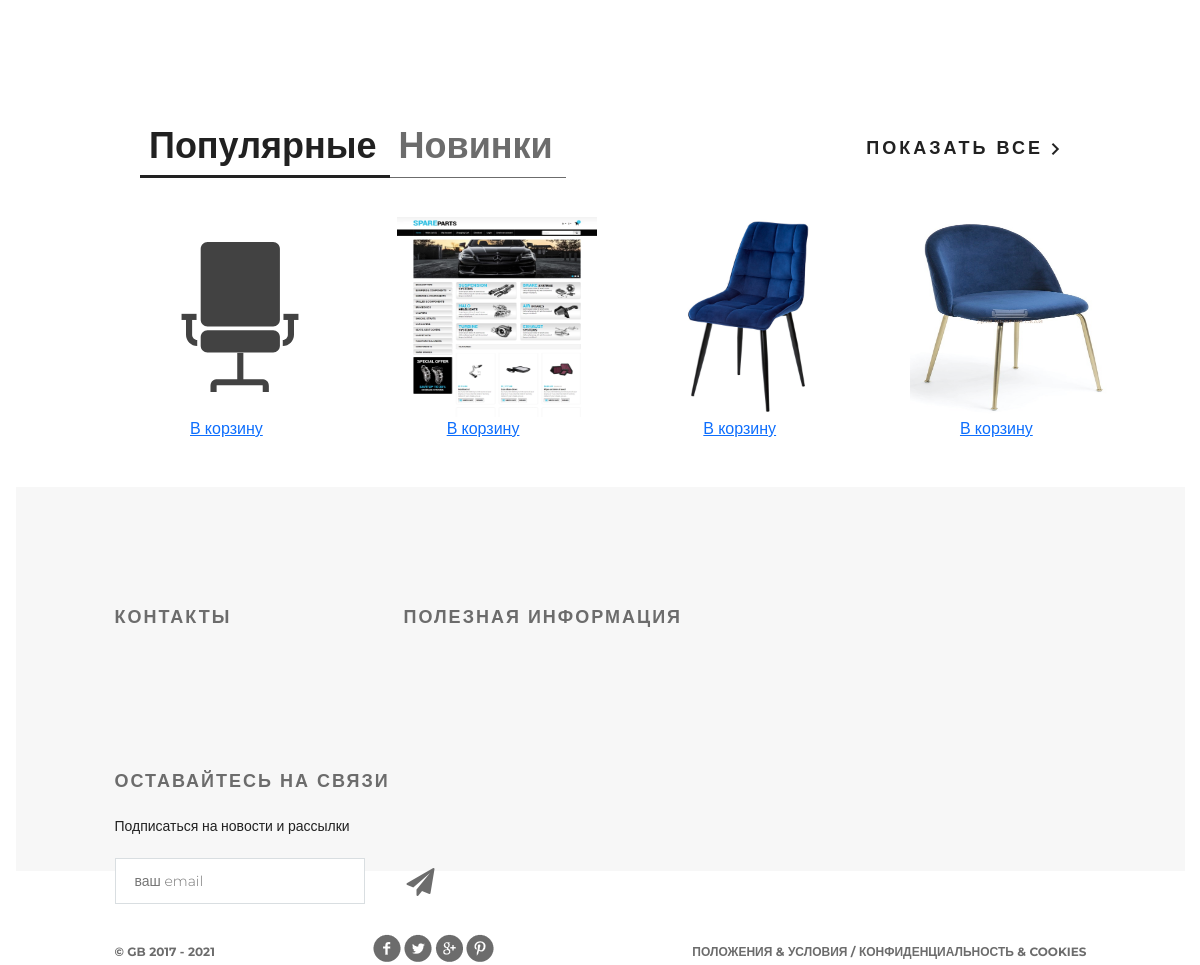
Before: / (lower part) with the older database file.
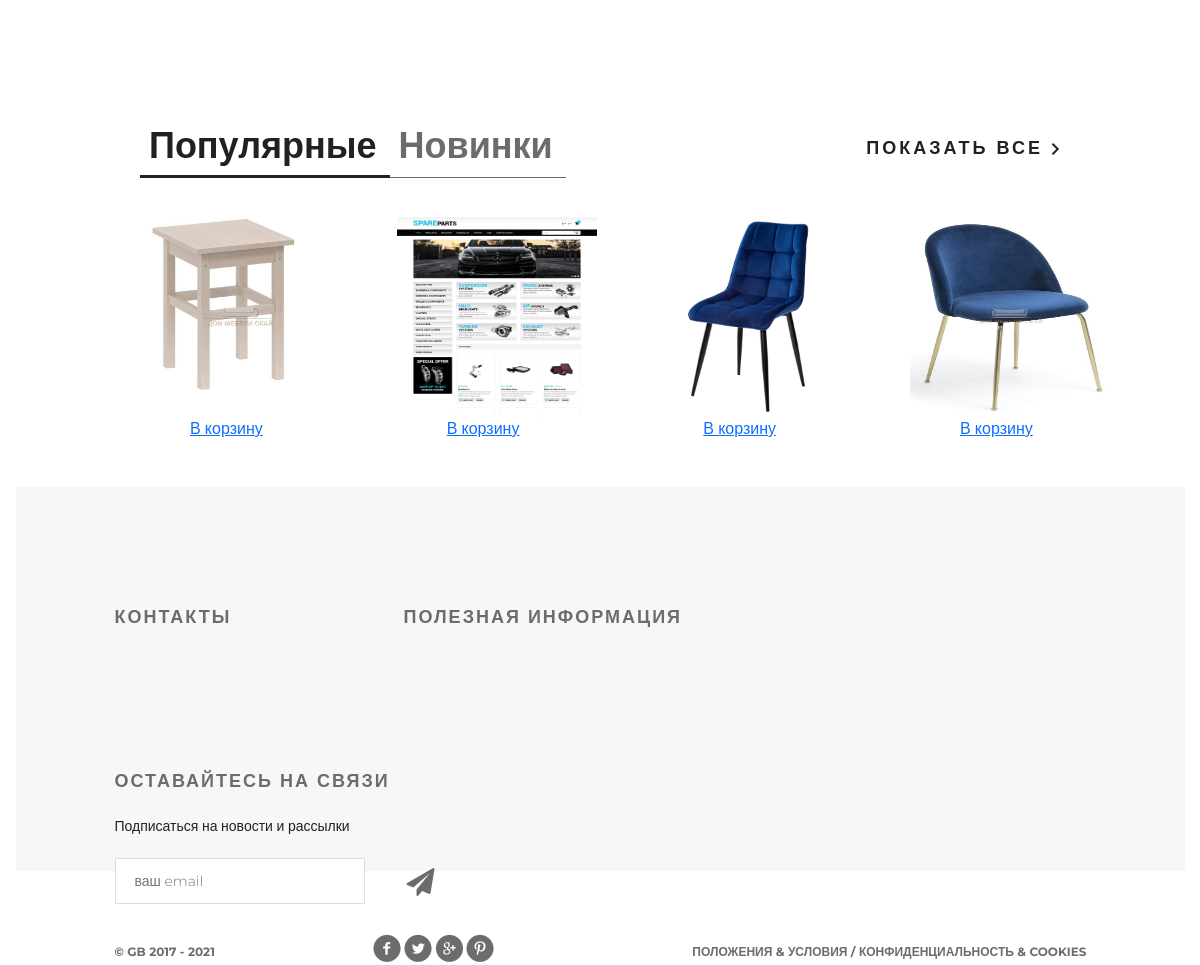
After: the same page with the newer database file.
### mainapp/models.py (models this page shows, shortened)
class Product(models.Model):
    category = models.ForeignKey(ProductCategory, on_delete=models.CASCADE, verbose_name='Категория')
    name = models.CharField(max_length=128, verbose_name='Наименование')
    image = models.ImageField(upload_to='products', blank=True, verbose_name='Изображение')
    short_desc = models.CharField(max_length=255, verbose_name='Краткое описание')
    description = models.TextField(verbose_name='Описание')
    price = models.DecimalField(decimal_places=2, max_digits=10, default=0, verbose_name='Цена')
    quantity = models.PositiveSmallIntegerField(default=0, verbose_name='Количество')
    is_active = models.BooleanField(default=True, verbose_name='Запись активна')
    updated_at = models.DateTimeField(auto_now=True, null=True, blank=True)
    created_at = models.DateTimeField(auto_now_add=True, null=True, blank=True)
    class Meta:
        verbose_name = 'Продукты'
        verbose_name_plural = 'Продукты'
        ordering = ('-id',)

### mainapp/views.py (the view)
# urls.py: path('', mainapp.MainView.as_view(), name='main'),
class MainView(ListView):
    form = Product
    template_name = 'mainapp/index.html'
    model = Product
    def get_context_data(self, *args, **kwargs):
        context_data = super().get_context_data(**kwargs)
        context_data['title'] = 'Главная страница'
        context_data['popular_product'] = Product.objects.all()[:4]
        return context_data

### adminapp/templatetags/temp_tags.py (called while the page is built)
@register.filter(name='media_for_products')  # 1 вариант регистрации шаблонного тега
def media_for_products(img_path):
    if not img_path:
        img_path = 'default_prod.svg'
    return f'{settings.MEDIA_URL}{img_path}'

### mainapp/context_processors.py (called while the page is built)
def basket(request):
    basket_items = []
    if request.user.is_authenticated:
        basket_items = Basket.objects.filter(user=request.user)
    return {
        'basket': basket_items
    }

### mainapp/templates/mainapp/index.html (shortened to what this page needs)
{% extends 'mainapp/temp.html' %}
{% load static %}
{% load temp_tags %}
{% block content %}
    <div class="featured">
        <div class="featured-menu">
            <a class="active" href="#">Популярные</a><a href="#">Новинки</a>
        </div>
        <a class="explore" href="{%  url 'products:category' 0 %}">показать все <img src="{% static 'img/arrow.png'%}" alt=""></a>
        <div class="clearfix">
        </div>
        <div class="tab-content">
            {% for product in popular_product %}
            <div class="block">
                <a href="#"><img src="{{ product.image | media_for_products }}" width="200px" height="200px" alt="img">
                </a> <a href="{% url 'basket:add' product.pk %}" class="add_basket">В корзину</a>
            </div>
            {% endfor %}
        </div>
    </div>
{% endblock %}

Changed rows visible on the page:
changed Product (number 1 of 4 on the later page): image|media_for_products: picture added in place of a placeholder
